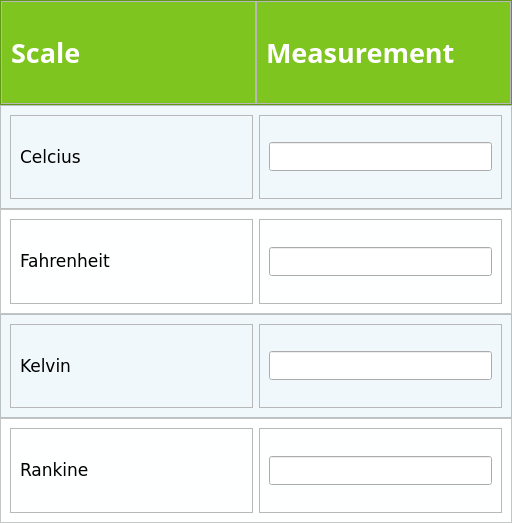
<?xml version="1.0" encoding="UTF-8"?>
<ui version="4.0">
 <class>MainWindow</class>
 <widget class="QMainWindow" name="MainWindow">
  <property name="geometry">
   <rect>
    <x>0</x>
    <y>0</y>
    <width>512</width>
    <height>523</height>
   </rect>
  </property>
  <property name="windowTitle">
   <string>MainWindow</string>
  </property>
  <property name="styleSheet">
   <string notr="true">#header{
	background-color: #7ec51f;
}

#header_scale, #header_measurement{
	color: #fff;
}

#frame_2, #frame_4 {
	background-color: #f1f8fc;
}

#frame_3, #frame_5 {
	background-color: #feffff;
}

#label_celcius, #label_fahrenheit, #label_kelvin, #label_rankine{
	
}</string>
  </property>
  <widget class="QWidget" name="centralwidget">
   <layout class="QVBoxLayout" name="verticalLayout">
    <property name="spacing">
     <number>0</number>
    </property>
    <property name="leftMargin">
     <number>0</number>
    </property>
    <property name="topMargin">
     <number>0</number>
    </property>
    <property name="rightMargin">
     <number>0</number>
    </property>
    <property name="bottomMargin">
     <number>0</number>
    </property>
    <item>
     <widget class="QFrame" name="header">
      <property name="frameShape">
       <enum>QFrame::StyledPanel</enum>
      </property>
      <property name="frameShadow">
       <enum>QFrame::Raised</enum>
      </property>
      <layout class="QHBoxLayout" name="horizontalLayout">
       <property name="spacing">
        <number>0</number>
       </property>
       <property name="leftMargin">
        <number>0</number>
       </property>
       <property name="topMargin">
        <number>0</number>
       </property>
       <property name="rightMargin">
        <number>0</number>
       </property>
       <property name="bottomMargin">
        <number>0</number>
       </property>
       <item>
        <widget class="QFrame" name="frame_7">
         <property name="frameShape">
          <enum>QFrame::StyledPanel</enum>
         </property>
         <property name="frameShadow">
          <enum>QFrame::Raised</enum>
         </property>
         <layout class="QVBoxLayout" name="verticalLayout_2">
          <item>
           <widget class="QLabel" name="header_scale">
            <property name="font">
             <font>
              <family>Century Gothic</family>
              <pointsize>20</pointsize>
              <bold>true</bold>
             </font>
            </property>
            <property name="text">
             <string>Scale</string>
            </property>
           </widget>
          </item>
         </layout>
        </widget>
       </item>
       <item>
        <widget class="QFrame" name="frame_8">
         <property name="frameShape">
          <enum>QFrame::StyledPanel</enum>
         </property>
         <property name="frameShadow">
          <enum>QFrame::Raised</enum>
         </property>
         <layout class="QVBoxLayout" name="verticalLayout_3">
          <item>
           <widget class="QLabel" name="header_measurement">
            <property name="font">
             <font>
              <family>Century Gothic</family>
              <pointsize>20</pointsize>
              <bold>true</bold>
              <underline>false</underline>
             </font>
            </property>
            <property name="text">
             <string>Measurement</string>
            </property>
           </widget>
          </item>
         </layout>
        </widget>
       </item>
      </layout>
     </widget>
    </item>
    <item>
     <widget class="QFrame" name="frame_2">
      <property name="frameShape">
       <enum>QFrame::StyledPanel</enum>
      </property>
      <property name="frameShadow">
       <enum>QFrame::Raised</enum>
      </property>
      <layout class="QHBoxLayout" name="horizontalLayout_2">
       <item>
        <widget class="QFrame" name="frame">
         <property name="frameShape">
          <enum>QFrame::StyledPanel</enum>
         </property>
         <property name="frameShadow">
          <enum>QFrame::Raised</enum>
         </property>
         <layout class="QVBoxLayout" name="verticalLayout_4">
          <item>
           <widget class="QLabel" name="label_celcius">
            <property name="sizePolicy">
             <sizepolicy hsizetype="Expanding" vsizetype="Preferred">
              <horstretch>0</horstretch>
              <verstretch>0</verstretch>
             </sizepolicy>
            </property>
            <property name="font">
             <font>
              <family>Verdana</family>
              <pointsize>13</pointsize>
             </font>
            </property>
            <property name="text">
             <string>Celcius</string>
            </property>
           </widget>
          </item>
         </layout>
        </widget>
       </item>
       <item>
        <widget class="QFrame" name="frame_9">
         <property name="frameShape">
          <enum>QFrame::StyledPanel</enum>
         </property>
         <property name="frameShadow">
          <enum>QFrame::Raised</enum>
         </property>
         <layout class="QHBoxLayout" name="horizontalLayout_7">
          <item>
           <widget class="QLineEdit" name="input_celcius">
            <property name="font">
             <font>
              <family>Verdana</family>
              <pointsize>13</pointsize>
             </font>
            </property>
            <property name="text">
             <string/>
            </property>
           </widget>
          </item>
         </layout>
        </widget>
       </item>
      </layout>
     </widget>
    </item>
    <item>
     <widget class="QFrame" name="frame_3">
      <property name="frameShape">
       <enum>QFrame::StyledPanel</enum>
      </property>
      <property name="frameShadow">
       <enum>QFrame::Raised</enum>
      </property>
      <layout class="QHBoxLayout" name="horizontalLayout_3">
       <item>
        <widget class="QFrame" name="frame_10">
         <property name="frameShape">
          <enum>QFrame::StyledPanel</enum>
         </property>
         <property name="frameShadow">
          <enum>QFrame::Raised</enum>
         </property>
         <layout class="QVBoxLayout" name="verticalLayout_5">
          <item>
           <widget class="QLabel" name="label_fahrenheit">
            <property name="sizePolicy">
             <sizepolicy hsizetype="Expanding" vsizetype="Preferred">
              <horstretch>0</horstretch>
              <verstretch>0</verstretch>
             </sizepolicy>
            </property>
            <property name="font">
             <font>
              <family>Verdana</family>
              <pointsize>13</pointsize>
             </font>
            </property>
            <property name="text">
             <string>Fahrenheit</string>
            </property>
           </widget>
          </item>
         </layout>
        </widget>
       </item>
       <item>
        <widget class="QFrame" name="frame_11">
         <property name="frameShape">
          <enum>QFrame::StyledPanel</enum>
         </property>
         <property name="frameShadow">
          <enum>QFrame::Raised</enum>
         </property>
         <layout class="QHBoxLayout" name="horizontalLayout_8">
          <item>
           <widget class="QLineEdit" name="input_fahrenheit">
            <property name="font">
             <font>
              <family>Verdana</family>
              <pointsize>13</pointsize>
             </font>
            </property>
            <property name="text">
             <string/>
            </property>
           </widget>
          </item>
         </layout>
        </widget>
       </item>
      </layout>
     </widget>
    </item>
    <item>
     <widget class="QFrame" name="frame_4">
      <property name="frameShape">
       <enum>QFrame::StyledPanel</enum>
      </property>
      <property name="frameShadow">
       <enum>QFrame::Raised</enum>
      </property>
      <layout class="QHBoxLayout" name="horizontalLayout_4">
       <item>
        <widget class="QFrame" name="frame_12">
         <property name="frameShape">
          <enum>QFrame::StyledPanel</enum>
         </property>
         <property name="frameShadow">
          <enum>QFrame::Raised</enum>
         </property>
         <layout class="QHBoxLayout" name="horizontalLayout_5">
          <item>
           <widget class="QLabel" name="label_kelvin">
            <property name="sizePolicy">
             <sizepolicy hsizetype="Expanding" vsizetype="Preferred">
              <horstretch>0</horstretch>
              <verstretch>0</verstretch>
             </sizepolicy>
            </property>
            <property name="font">
             <font>
              <family>Verdana</family>
              <pointsize>13</pointsize>
             </font>
            </property>
            <property name="text">
             <string>Kelvin</string>
            </property>
           </widget>
          </item>
         </layout>
        </widget>
       </item>
       <item>
        <widget class="QFrame" name="frame_13">
         <property name="frameShape">
          <enum>QFrame::StyledPanel</enum>
         </property>
         <property name="frameShadow">
          <enum>QFrame::Raised</enum>
         </property>
         <layout class="QHBoxLayout" name="horizontalLayout_9">
          <item>
           <widget class="QLineEdit" name="input_kelvin">
            <property name="font">
             <font>
              <family>Verdana</family>
              <pointsize>13</pointsize>
             </font>
            </property>
            <property name="text">
             <string/>
            </property>
           </widget>
          </item>
         </layout>
        </widget>
       </item>
      </layout>
     </widget>
    </item>
    <item>
     <widget class="QFrame" name="frame_5">
      <property name="frameShape">
       <enum>QFrame::StyledPanel</enum>
      </property>
      <property name="frameShadow">
       <enum>QFrame::Raised</enum>
      </property>
      <layout class="QHBoxLayout" name="horizontalLayout_6">
       <item>
        <widget class="QFrame" name="frame_14">
         <property name="frameShape">
          <enum>QFrame::StyledPanel</enum>
         </property>
         <property name="frameShadow">
          <enum>QFrame::Raised</enum>
         </property>
         <layout class="QVBoxLayout" name="verticalLayout_6">
          <item>
           <widget class="QLabel" name="label_rankine">
            <property name="sizePolicy">
             <sizepolicy hsizetype="Expanding" vsizetype="Preferred">
              <horstretch>0</horstretch>
              <verstretch>0</verstretch>
             </sizepolicy>
            </property>
            <property name="font">
             <font>
              <family>Verdana</family>
              <pointsize>13</pointsize>
             </font>
            </property>
            <property name="text">
             <string>Rankine</string>
            </property>
           </widget>
          </item>
         </layout>
        </widget>
       </item>
       <item>
        <widget class="QFrame" name="frame_15">
         <property name="frameShape">
          <enum>QFrame::StyledPanel</enum>
         </property>
         <property name="frameShadow">
          <enum>QFrame::Raised</enum>
         </property>
         <layout class="QHBoxLayout" name="horizontalLayout_10">
          <item>
           <widget class="QLineEdit" name="input_rankine">
            <property name="font">
             <font>
              <family>Verdana</family>
              <pointsize>13</pointsize>
             </font>
            </property>
            <property name="text">
             <string/>
            </property>
           </widget>
          </item>
         </layout>
        </widget>
       </item>
      </layout>
     </widget>
    </item>
   </layout>
  </widget>
 </widget>
 <resources/>
 <connections/>
</ui>
